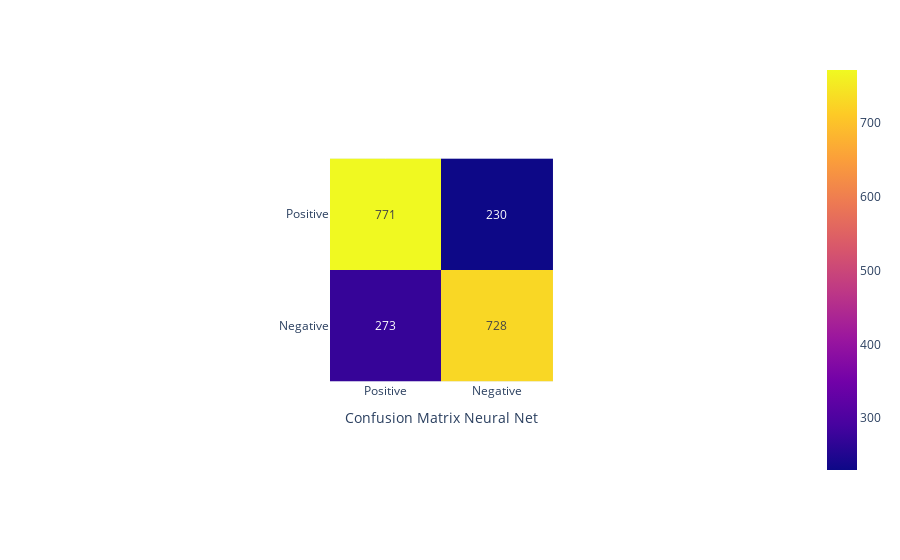

Notebook source saved alongside this figure:
### Code cell
confusion_matrix = metrics.confusion_matrix(satLabelsTest, predictions)
px.imshow(
    confusion_matrix, text_auto=True,
    labels=dict(x="Confusion Matrix Neural Net"),
    x=['Positive', 'Negative'],
    y=['Positive', 'Negative']
)

### Figure 1 — Plotly figure (JSON) as saved in the notebook; plotly's stock layout.template omitted (floating-point values rounded to 4 significant figures)
{"data": [{"coloraxis": "coloraxis", "hovertemplate": "Confusion Matrix Neural Net: %{x}<br>y: %{y}<br>color: %{z}<extra></extra>", "name": "0", "texttemplate": "%{z}", "type": "heatmap", "x": ["Positive", "Negative"], "xaxis": "x", "y": ["Positive", "Negative"], "yaxis": "y", "z": [[771, 230], [273, 728]]}], "layout": {"autosize": true, "coloraxis": {"colorscale": [[0, "#0d0887"], [0.1111, "#46039f"], [0.2222, "#7201a8"], [0.3333, "#9c179e"], [0.4444, "#bd3786"], [0.5556, "#d8576b"], [0.6667, "#ed7953"], [0.7778, "#fb9f3a"], [0.8889, "#fdca26"], [1, "#f0f921"]]}, "margin": {"t": 60}, "xaxis": {"anchor": "y", "autorange": true, "constrain": "domain", "domain": [0.3457, 0.6543], "range": [-0.5, 1.5], "scaleanchor": "y", "title": {"text": "Confusion Matrix Neural Net"}, "type": "category"}, "yaxis": {"anchor": "x", "autorange": true, "constrain": "domain", "domain": [0, 1], "range": [1.5, -0.5], "type": "category"}}}
